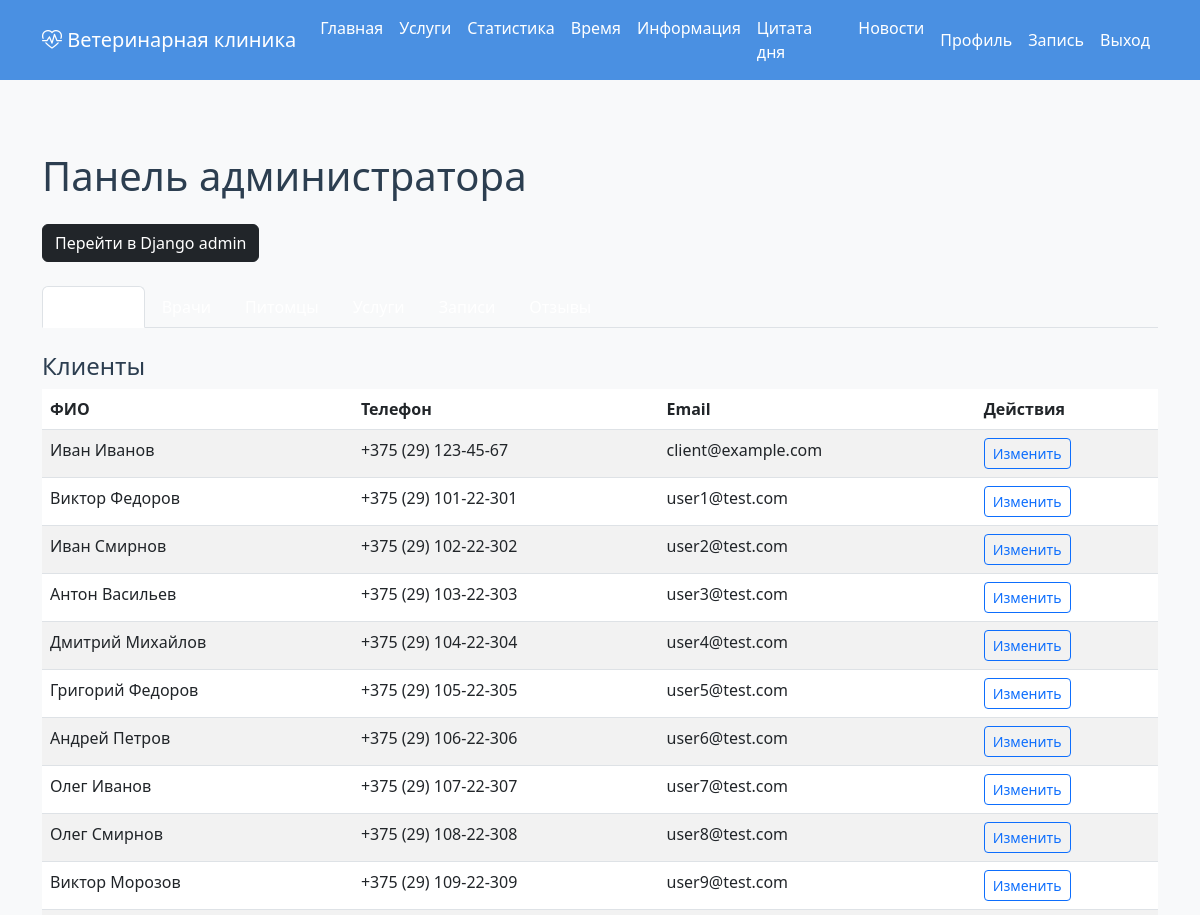
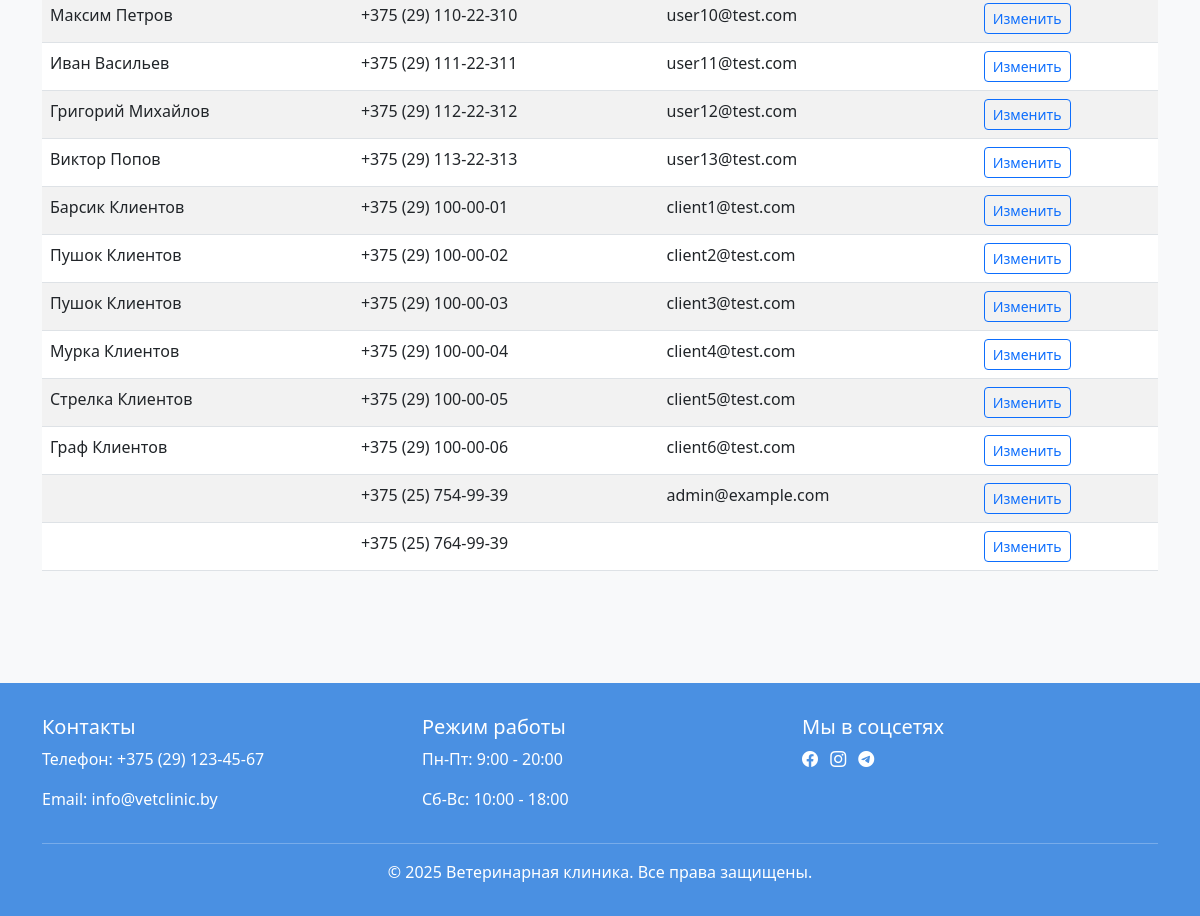
Page /admin-panel/ (signed in) on the committed database (2 pictures, top to bottom).
### main/models.py (models this page shows, shortened)
class Client(models.Model):
    user = models.OneToOneField(User, on_delete=models.CASCADE, verbose_name='Пользователь')
    birth_date = models.DateField(validators=[validate_adult], verbose_name='Дата рождения')
    address = models.CharField(max_length=255, verbose_name='Адрес')
    phone = models.CharField(max_length=20, validators=[validate_phone], help_text='Формат: +375 (29) XXX-XX-XX', verbose_name='Телефон')
    created_at = models.DateTimeField(auto_now_add=True, verbose_name='Добавлено', null=True, blank=True)
    updated_at = models.DateTimeField(auto_now=True, verbose_name='Изменено', null=True, blank=True)
    class Meta:
        verbose_name = 'Клиент'
        verbose_name_plural = 'Клиенты'

### main/views.py (the view)
# urls.py: path('admin-panel/', views.admin_panel, name='admin_panel'),
@staff_member_required
def admin_panel(request):
    clients = Client.objects.select_related('user').all()
    doctors = Doctor.objects.select_related('user', 'category', 'department').all()
    pets = Pet.objects.select_related('client', 'client__user').all()
    services = Service.objects.all()
    appointments = Appointment.objects.select_related('client', 'pet', 'doctor').all()
    reviews = Review.objects.select_related('client', 'client__user').all()
    return render(request, 'main/admin_panel.html', {
        'clients': clients,
        'doctors': doctors,
        'pets': pets,
        'services': services,
        'appointments': appointments,
        'reviews': reviews,
    })

### main/templates/main/admin_panel.html (shortened to what this page needs)
{% extends 'base.html' %}
{% block content %}
<div class="container py-5">
    <h1 class="mb-4">Панель администратора</h1>
    <div class="mb-4">
        <a href="/admin/" class="btn btn-dark">Перейти в Django admin</a>
    </div>
    <ul class="nav nav-tabs mb-4" id="adminTab" role="tablist">
        <li class="nav-item" role="presentation">
            <button class="nav-link active" id="clients-tab" data-bs-toggle="tab" data-bs-target="#clients" type="button" role="tab">Клиенты</button>
        </li>
        <li class="nav-item" role="presentation">
            <button class="nav-link" id="doctors-tab" data-bs-toggle="tab" data-bs-target="#doctors" type="button" role="tab">Врачи</button>
        </li>
        <li class="nav-item" role="presentation">
            <button class="nav-link" id="pets-tab" data-bs-toggle="tab" data-bs-target="#pets" type="button" role="tab">Питомцы</button>
        </li>
        <li class="nav-item" role="presentation">
            <button class="nav-link" id="services-tab" data-bs-toggle="tab" data-bs-target="#services" type="button" role="tab">Услуги</button>
        </li>
        <li class="nav-item" role="presentation">
            <button class="nav-link" id="appointments-tab" data-bs-toggle="tab" data-bs-target="#appointments" type="button" role="tab">Записи</button>
        </li>
        <li class="nav-item" role="presentation">
            <button class="nav-link" id="reviews-tab" data-bs-toggle="tab" data-bs-target="#reviews" type="button" role="tab">Отзывы</button>
        </li>
    </ul>
    <div class="tab-content" id="adminTabContent">
        <div class="tab-pane fade show active" id="clients" role="tabpanel">
            <h4>Клиенты</h4>
            <table class="table table-striped">
                <thead><tr><th>ФИО</th><th>Телефон</th><th>Email</th><th>Действия</th></tr></thead>
                <tbody>
                {% for c in clients %}
                    <tr>
                        <td>{{ c.user.get_full_name }}</td>
                        <td>{{ c.phone }}</td>
                        <td>{{ c.user.email }}</td>
                        <td><a href="/admin/main/client/{{ c.id }}/change/" class="btn btn-sm btn-outline-primary">Изменить</a></td>
                    </tr>
                {% endfor %}
                </tbody>
            </table>
        </div>
    </div>
</div>
{% endblock %}

### templates/base.html (style rules this page uses)
:root { --primary-color: #4a90e2; --secondary-color: #f39c12; --accent-color: #2ecc71; --background-color: #f8f9fa; --text-color: #2c3e50; }
body { background-color: var(--background-color); color: var(--text-color); }
.navbar-brand, .nav-link { color: white !important; }

### rows in the picture
Client: user.get_full_name "Иван Иванов", phone "+375 (29) 123-45-67", user.email "client@example.com"
Client: user.get_full_name "Виктор Федоров", phone "+375 (29) 101-22-301", user.email "user1@test.com"
Client: user.get_full_name "Иван Смирнов", phone "+375 (29) 102-22-302", user.email "user2@test.com"
Client: user.get_full_name "Антон Васильев", phone "+375 (29) 103-22-303", user.email "user3@test.com"
Client: user.get_full_name "Дмитрий Михайлов", phone "+375 (29) 104-22-304", user.email "user4@test.com"
Client: user.get_full_name "Григорий Федоров", phone "+375 (29) 105-22-305", user.email "user5@test.com"
Client: user.get_full_name "Андрей Петров", phone "+375 (29) 106-22-306", user.email "user6@test.com"
Client: user.get_full_name "Олег Иванов", phone "+375 (29) 107-22-307", user.email "user7@test.com"
Client: user.get_full_name "Олег Смирнов", phone "+375 (29) 108-22-308", user.email "user8@test.com"
Client: user.get_full_name "Виктор Морозов", phone "+375 (29) 109-22-309", user.email "user9@test.com"
Client: user.get_full_name "Максим Петров", phone "+375 (29) 110-22-310", user.email "user10@test.com"
Client: user.get_full_name "Иван Васильев", phone "+375 (29) 111-22-311", user.email "user11@test.com"
Client: user.get_full_name "Григорий Михайлов", phone "+375 (29) 112-22-312", user.email "user12@test.com"
Client: user.get_full_name "Виктор Попов", phone "+375 (29) 113-22-313", user.email "user13@test.com"
Client: user.get_full_name "Барсик Клиентов", phone "+375 (29) 100-00-01", user.email "client1@test.com"
Client: user.get_full_name "Пушок Клиентов", phone "+375 (29) 100-00-02", user.email "client2@test.com"
Client: user.get_full_name "Пушок Клиентов", phone "+375 (29) 100-00-03", user.email "client3@test.com"
Client: user.get_full_name "Мурка Клиентов", phone "+375 (29) 100-00-04", user.email "client4@test.com"
Client: user.get_full_name "Стрелка Клиентов", phone "+375 (29) 100-00-05", user.email "client5@test.com"
Client: user.get_full_name "Граф Клиентов", phone "+375 (29) 100-00-06", user.email "client6@test.com"
Client: phone "+375 (25) 754-99-39", user.email "admin@example.com"
Client: phone "+375 (25) 764-99-39"
